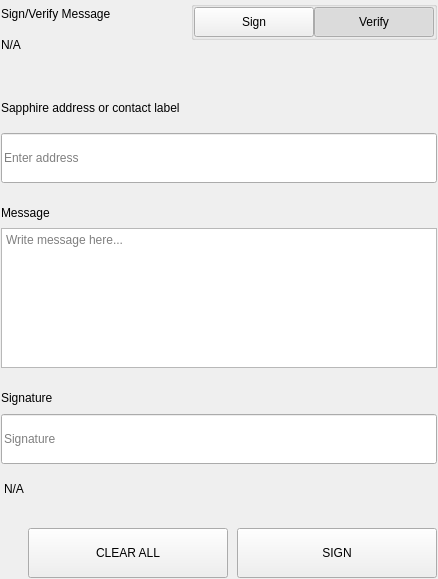
<?xml version="1.0" encoding="UTF-8"?>
<ui version="4.0">
 <class>SettingsSignMessageWidgets</class>
 <widget class="QWidget" name="SettingsSignMessageWidgets">
  <property name="geometry">
   <rect>
    <x>0</x>
    <y>0</y>
    <width>438</width>
    <height>579</height>
   </rect>
  </property>
  <property name="windowTitle">
   <string>Form</string>
  </property>
  <layout class="QVBoxLayout" name="verticalLayout">
   <property name="spacing">
    <number>0</number>
   </property>
   <property name="leftMargin">
    <number>0</number>
   </property>
   <property name="topMargin">
    <number>0</number>
   </property>
   <property name="rightMargin">
    <number>0</number>
   </property>
   <property name="bottomMargin">
    <number>0</number>
   </property>
   <item>
    <widget class="QWidget" name="left" native="true">
     <layout class="QVBoxLayout" name="verticalLayout_3">
      <property name="leftMargin">
       <number>0</number>
      </property>
      <property name="topMargin">
       <number>0</number>
      </property>
      <property name="rightMargin">
       <number>0</number>
      </property>
      <property name="bottomMargin">
       <number>0</number>
      </property>
      <item>
       <widget class="QWidget" name="container_sign" native="true">
        <layout class="QVBoxLayout" name="verticalLayout_2">
         <property name="spacing">
          <number>0</number>
         </property>
         <property name="leftMargin">
          <number>1</number>
         </property>
         <property name="topMargin">
          <number>1</number>
         </property>
         <property name="rightMargin">
          <number>1</number>
         </property>
         <property name="bottomMargin">
          <number>1</number>
         </property>
         <item>
          <layout class="QHBoxLayout" name="horizontalLayout_3" stretch="3,1">
           <property name="spacing">
            <number>40</number>
           </property>
           <item>
            <layout class="QVBoxLayout" name="verticalLayoutTitle">
             <property name="spacing">
              <number>5</number>
             </property>
             <item>
              <widget class="QLabel" name="labelTitle">
               <property name="text">
                <string>Sign/Verify Message</string>
               </property>
              </widget>
             </item>
             <item>
              <widget class="QLabel" name="labelSubtitle1">
               <property name="text">
                <string notr="true">N/A</string>
               </property>
               <property name="wordWrap">
                <bool>true</bool>
               </property>
              </widget>
             </item>
            </layout>
           </item>
           <item alignment="Qt::AlignRight|Qt::AlignTop">
            <widget class="QWidget" name="containerSwitch" native="true">
             <property name="styleSheet">
              <string notr="true">#containerSwitch{
	padding-top:9px;
}</string>
             </property>
             <layout class="QVBoxLayout" name="verticalLayout_6">
              <property name="spacing">
               <number>4</number>
              </property>
              <property name="leftMargin">
               <number>0</number>
              </property>
              <property name="topMargin">
               <number>0</number>
              </property>
              <property name="rightMargin">
               <number>0</number>
              </property>
              <property name="bottomMargin">
               <number>0</number>
              </property>
              <item alignment="Qt::AlignRight">
               <widget class="QGroupBox" name="groupBox">
                <property name="sizePolicy">
                 <sizepolicy hsizetype="Fixed" vsizetype="Preferred">
                  <horstretch>0</horstretch>
                  <verstretch>0</verstretch>
                 </sizepolicy>
                </property>
                <property name="title">
                 <string/>
                </property>
                <property name="alignment">
                 <set>Qt::AlignRight|Qt::AlignTop|Qt::AlignTrailing</set>
                </property>
                <layout class="QHBoxLayout" name="horizontalLayout_4">
                 <property name="spacing">
                  <number>0</number>
                 </property>
                 <property name="leftMargin">
                  <number>0</number>
                 </property>
                 <property name="topMargin">
                  <number>0</number>
                 </property>
                 <property name="rightMargin">
                  <number>0</number>
                 </property>
                 <property name="bottomMargin">
                  <number>0</number>
                 </property>
                 <item>
                  <widget class="QPushButton" name="pushSign">
                   <property name="minimumSize">
                    <size>
                     <width>120</width>
                     <height>30</height>
                    </size>
                   </property>
                   <property name="maximumSize">
                    <size>
                     <width>120</width>
                     <height>30</height>
                    </size>
                   </property>
                   <property name="focusPolicy">
                    <enum>Qt::NoFocus</enum>
                   </property>
                   <property name="text">
                    <string>Sign</string>
                   </property>
                   <property name="checkable">
                    <bool>true</bool>
                   </property>
                   <property name="autoExclusive">
                    <bool>true</bool>
                   </property>
                  </widget>
                 </item>
                 <item>
                  <widget class="QPushButton" name="pushVerify">
                   <property name="minimumSize">
                    <size>
                     <width>120</width>
                     <height>30</height>
                    </size>
                   </property>
                   <property name="maximumSize">
                    <size>
                     <width>120</width>
                     <height>30</height>
                    </size>
                   </property>
                   <property name="focusPolicy">
                    <enum>Qt::NoFocus</enum>
                   </property>
                   <property name="text">
                    <string>Verify</string>
                   </property>
                   <property name="checkable">
                    <bool>true</bool>
                   </property>
                   <property name="checked">
                    <bool>true</bool>
                   </property>
                   <property name="autoExclusive">
                    <bool>true</bool>
                   </property>
                  </widget>
                 </item>
                </layout>
               </widget>
              </item>
              <item alignment="Qt::AlignHCenter|Qt::AlignTop">
               <widget class="QLabel" name="labelSubtitleSwitch">
                <property name="text">
                 <string/>
                </property>
                <property name="alignment">
                 <set>Qt::AlignRight|Qt::AlignTrailing|Qt::AlignVCenter</set>
                </property>
               </widget>
              </item>
             </layout>
            </widget>
           </item>
          </layout>
         </item>
         <item>
          <spacer name="verticalSpacer_2">
           <property name="orientation">
            <enum>Qt::Vertical</enum>
           </property>
           <property name="sizeType">
            <enum>QSizePolicy::Fixed</enum>
           </property>
           <property name="sizeHint" stdset="0">
            <size>
             <width>20</width>
             <height>40</height>
            </size>
           </property>
          </spacer>
         </item>
         <item>
          <widget class="QWidget" name="containerAddress" native="true">
           <property name="sizePolicy">
            <sizepolicy hsizetype="Preferred" vsizetype="Fixed">
             <horstretch>0</horstretch>
             <verstretch>0</verstretch>
            </sizepolicy>
           </property>
           <layout class="QVBoxLayout" name="verticalLayout_5" stretch="0,0">
            <property name="spacing">
             <number>15</number>
            </property>
            <property name="leftMargin">
             <number>0</number>
            </property>
            <property name="topMargin">
             <number>0</number>
            </property>
            <property name="rightMargin">
             <number>0</number>
            </property>
            <property name="bottomMargin">
             <number>0</number>
            </property>
            <item>
             <widget class="QLabel" name="labelSubtitleAddress">
              <property name="minimumSize">
               <size>
                <width>0</width>
                <height>20</height>
               </size>
              </property>
              <property name="maximumSize">
               <size>
                <width>16777215</width>
                <height>20</height>
               </size>
              </property>
              <property name="text">
               <string>Sapphire address or contact label</string>
              </property>
             </widget>
            </item>
            <item>
             <widget class="QLineEdit" name="addressIn_SM">
              <property name="minimumSize">
               <size>
                <width>0</width>
                <height>50</height>
               </size>
              </property>
              <property name="maximumSize">
               <size>
                <width>16777215</width>
                <height>50</height>
               </size>
              </property>
              <property name="placeholderText">
               <string>Enter address</string>
              </property>
             </widget>
            </item>
           </layout>
          </widget>
         </item>
         <item>
          <spacer name="verticalSpacer_3">
           <property name="orientation">
            <enum>Qt::Vertical</enum>
           </property>
           <property name="sizeType">
            <enum>QSizePolicy::Fixed</enum>
           </property>
           <property name="sizeHint" stdset="0">
            <size>
             <width>20</width>
             <height>20</height>
            </size>
           </property>
          </spacer>
         </item>
         <item>
          <layout class="QVBoxLayout" name="verticalLayout_9">
           <property name="spacing">
            <number>5</number>
           </property>
           <item>
            <widget class="QLabel" name="labelSubtitleMessage">
             <property name="minimumSize">
              <size>
               <width>0</width>
               <height>20</height>
              </size>
             </property>
             <property name="maximumSize">
              <size>
               <width>16777215</width>
               <height>20</height>
              </size>
             </property>
             <property name="text">
              <string>Message</string>
             </property>
            </widget>
           </item>
           <item>
            <widget class="QPlainTextEdit" name="messageIn_SM">
             <property name="minimumSize">
              <size>
               <width>0</width>
               <height>140</height>
              </size>
             </property>
             <property name="maximumSize">
              <size>
               <width>16777215</width>
               <height>140</height>
              </size>
             </property>
             <property name="placeholderText">
              <string>Write message here...</string>
             </property>
            </widget>
           </item>
          </layout>
         </item>
         <item>
          <spacer name="verticalSpacer_4">
           <property name="orientation">
            <enum>Qt::Vertical</enum>
           </property>
           <property name="sizeType">
            <enum>QSizePolicy::Fixed</enum>
           </property>
           <property name="sizeHint" stdset="0">
            <size>
             <width>20</width>
             <height>20</height>
            </size>
           </property>
          </spacer>
         </item>
         <item>
          <widget class="QWidget" name="widget" native="true">
           <property name="minimumSize">
            <size>
             <width>0</width>
             <height>75</height>
            </size>
           </property>
           <property name="maximumSize">
            <size>
             <width>16777215</width>
             <height>16777215</height>
            </size>
           </property>
           <layout class="QVBoxLayout" name="verticalLayout_4">
            <property name="leftMargin">
             <number>0</number>
            </property>
            <property name="topMargin">
             <number>0</number>
            </property>
            <property name="rightMargin">
             <number>0</number>
            </property>
            <property name="bottomMargin">
             <number>0</number>
            </property>
            <item>
             <widget class="QLabel" name="labelSubtitleSignature">
              <property name="minimumSize">
               <size>
                <width>0</width>
                <height>20</height>
               </size>
              </property>
              <property name="maximumSize">
               <size>
                <width>16777215</width>
                <height>20</height>
               </size>
              </property>
              <property name="text">
               <string>Signature</string>
              </property>
             </widget>
            </item>
            <item>
             <widget class="QLineEdit" name="signatureOut_SM">
              <property name="minimumSize">
               <size>
                <width>0</width>
                <height>50</height>
               </size>
              </property>
              <property name="placeholderText">
               <string>Signature</string>
              </property>
             </widget>
            </item>
           </layout>
          </widget>
         </item>
         <item>
          <widget class="QLabel" name="statusLabel_SM">
           <property name="styleSheet">
            <string notr="true">padding-top:5px;</string>
           </property>
           <property name="text">
            <string notr="true">N/A</string>
           </property>
          </widget>
         </item>
         <item>
          <spacer name="verticalSpacer">
           <property name="orientation">
            <enum>Qt::Vertical</enum>
           </property>
           <property name="sizeType">
            <enum>QSizePolicy::Fixed</enum>
           </property>
           <property name="sizeHint" stdset="0">
            <size>
             <width>20</width>
             <height>20</height>
            </size>
           </property>
          </spacer>
         </item>
         <item>
          <layout class="QHBoxLayout" name="horizontalLayout_7">
           <property name="spacing">
            <number>9</number>
           </property>
           <item>
            <spacer name="horizontalSpacer_5">
             <property name="orientation">
              <enum>Qt::Horizontal</enum>
             </property>
             <property name="sizeType">
              <enum>QSizePolicy::Expanding</enum>
             </property>
             <property name="sizeHint" stdset="0">
              <size>
               <width>40</width>
               <height>20</height>
              </size>
             </property>
            </spacer>
           </item>
           <item>
            <widget class="QPushButton" name="pushButtonClear">
             <property name="minimumSize">
              <size>
               <width>200</width>
               <height>50</height>
              </size>
             </property>
             <property name="focusPolicy">
              <enum>Qt::NoFocus</enum>
             </property>
             <property name="text">
              <string>CLEAR ALL</string>
             </property>
            </widget>
           </item>
           <item>
            <widget class="QPushButton" name="pushButtonSave">
             <property name="minimumSize">
              <size>
               <width>200</width>
               <height>50</height>
              </size>
             </property>
             <property name="maximumSize">
              <size>
               <width>200</width>
               <height>50</height>
              </size>
             </property>
             <property name="focusPolicy">
              <enum>Qt::NoFocus</enum>
             </property>
             <property name="text">
              <string>SIGN</string>
             </property>
            </widget>
           </item>
          </layout>
         </item>
        </layout>
       </widget>
      </item>
     </layout>
    </widget>
   </item>
  </layout>
 </widget>
 <resources/>
 <connections/>
</ui>
